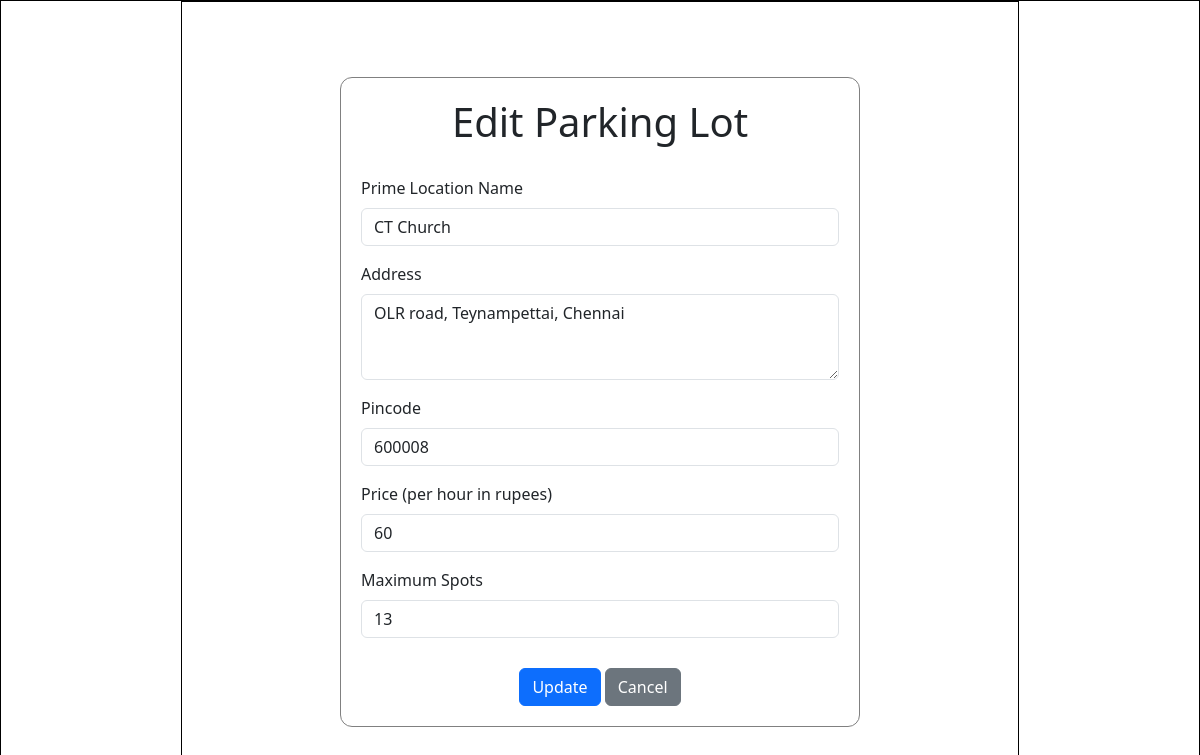
Page /edit_lot/3 (signed in) on the earlier database version.
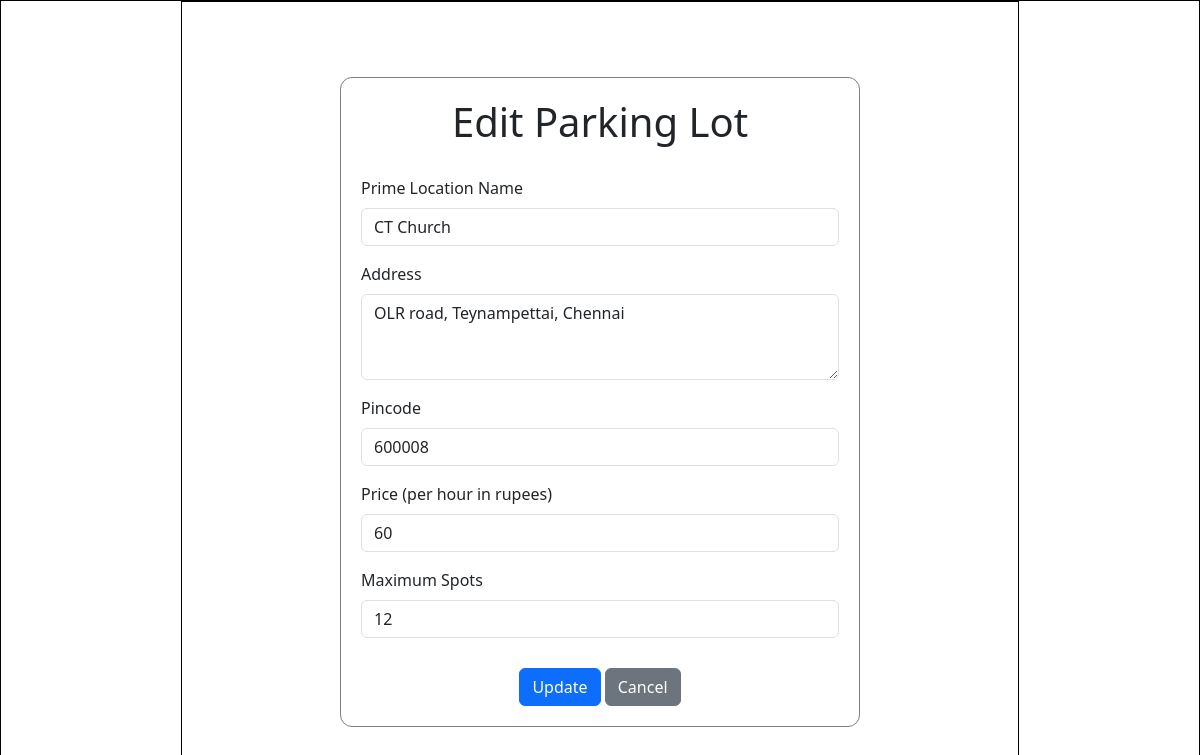
Same page on the later database version.
### controllers/models.py (models this page shows)
class ParkingLot(db.Model):
    id = db.Column(db.Integer, primary_key = True)
    prime_location_name = db.Column(db.String, nullable=False)
    price = db.Column(db.Integer, nullable=False)
    address = db.Column(db.String, nullable=False)
    pincode = db.Column(db.Integer,nullable = False)
    maximum_spots = db.Column(db.Integer, nullable=False)
    active = db.Column(db.Boolean, nullable=False, default=True)
    spots = db.relationship('ParkingSpot', backref='lot')

### controllers/controller.py (the view, shortened to what this page needs)
@app.route("/edit_lot/<int:lot_id>", methods=["GET", "POST"])
@login_required
def edit_lot(lot_id):
    this_lot = ParkingLot.query.filter_by(id=lot_id).first()
    return render_template("edit_lot.html",lot=this_lot)

### app.py (called while the page is built)
@login_manager.user_loader
def load_user(user_id):
    return User.query.get(int(user_id))

### templates/edit_lot.html (shortened to what this page needs)
<!DOCTYPE html>
<html lang="en">
<head>
    <link href="https://cdn.jsdelivr.net/npm/bootstrap@5.3.6/dist/css/bootstrap.min.css" rel="stylesheet"
>
    <link rel="stylesheet" href="../static/style.css">
</head>
<body>
    <div id="main">
        <div id="canvas">
            <div id="form-body" style="height: 650px; width: 520px; margin-top: 55px;">
                <h1 style="text-align: center; margin-bottom: 30px;">Edit Parking Lot</h1>
                <form action="{{ url_for('edit_lot', lot_id=lot.id) }}" method="post">
                    <div class="mb-3">
                        <label for="Input1" class="form-label">Prime Location Name</label>
                        <input type="text" class="form-control" id="Input1" value="{{lot.prime_location_name}} " name="location" required>
                    </div>
                    <div class="mb-3">
                        <label for="Input2" class="form-label">Address</label>
                        <textarea class="form-control" id="Input2" rows="3" name="address">{{ lot.address }}</textarea>
                    </div>
                    <div class="mb-3">
                        <label for="Input3" class="form-label">Pincode</label>
                        <input type="text" class="form-control" id="Input3" value="{{ lot.pincode }}" name="pincode">
                    </div>
                    <div class="mb-3">
                        <label for="Input4" class="form-label">Price (per hour in rupees)</label>
                        <input type="number" class="form-control" id="Input4" value="{{ lot.price }}" name="price">
                    </div>
                    <div class="mb-3">
                        <label for="Input5" class="form-label">Maximum Spots</label>
                        <input type="number" class="form-control" id="Input5" value="{{ lot.maximum_spots }}" name="max_spots">
                    </div>
                    <div style="text-align: center; margin-top: 30px;">
                        <input type="submit" class="btn btn-primary" value="Update">
                        <a href="/admin_dashboard" class="btn btn-secondary">Cancel</a>
                    </div>
                </form>
            </div>
        </div>
    </div>
</body>
</html>

Differences in the rows shown:
changed ParkingLot "CT Church": max_spots "13" → "12"
